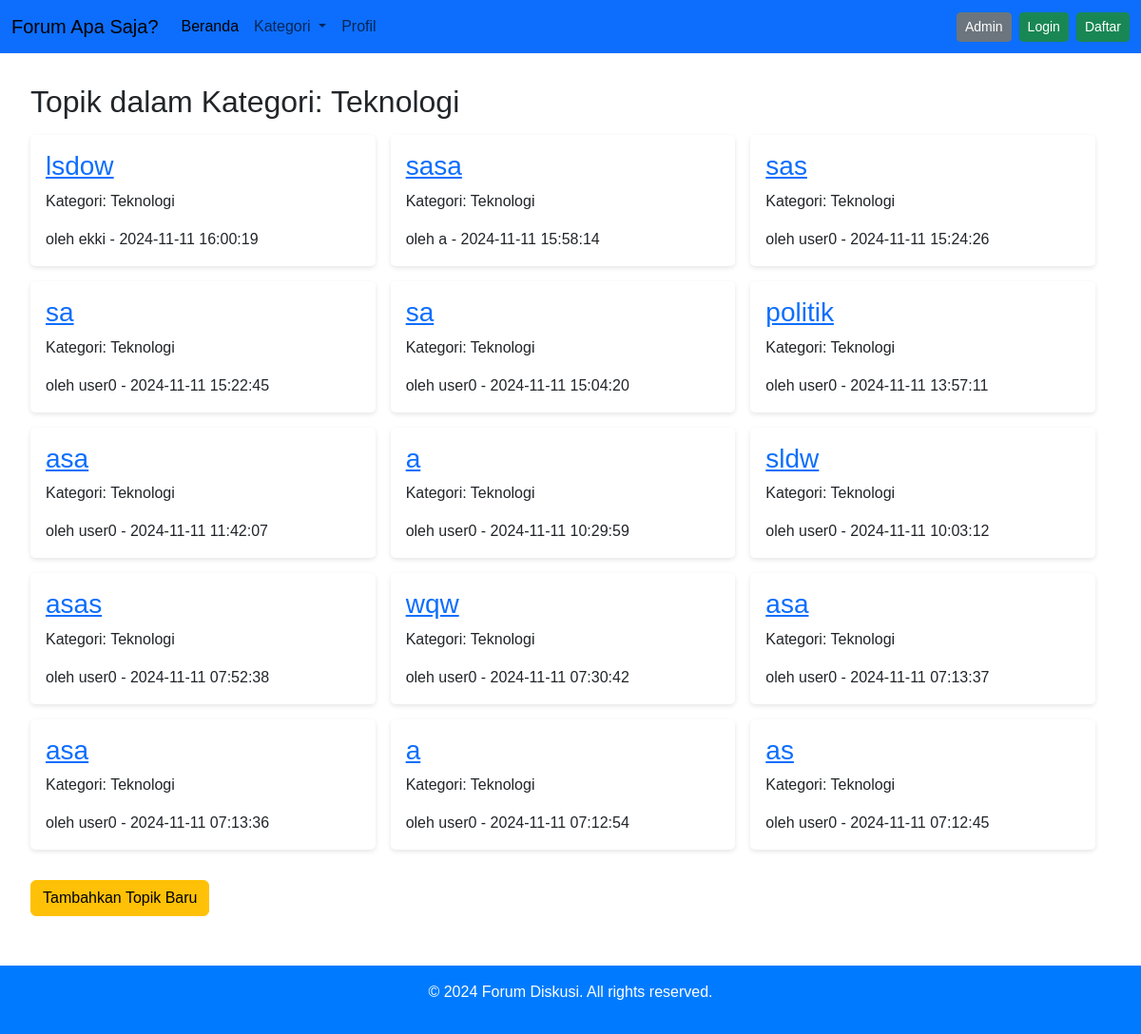
The app's page /index.php?category_id=1 with its own data.
### tables this page shows
CREATE TABLE `categories` (
  `id` int(11) NOT NULL,
  `name` varchar(100) NOT NULL,
  `description` text DEFAULT NULL,
  `created_at` timestamp NOT NULL DEFAULT current_timestamp()
);

CREATE TABLE `topics` (
  `id` int(11) NOT NULL,
  `user_id` int(11) NOT NULL,
  `category_id` int(11) NOT NULL,
  `title` varchar(255) NOT NULL,
  `content` text NOT NULL,
  `created_at` timestamp NOT NULL DEFAULT current_timestamp()
);

CREATE TABLE `users` (
  `id` int(11) NOT NULL,
  `username` varchar(50) NOT NULL,
  `email` varchar(100) NOT NULL,
  `password` varchar(255) NOT NULL,
  `created_at` timestamp NOT NULL DEFAULT current_timestamp()
);

### index.php (the view, shortened to what this page needs)
<?php
include 'db.php';
$categoryId = isset($_GET['category_id']) ? (int)$_GET['category_id'] : null;
$query = "SELECT topics.id, topics.title, topics.created_at, users.username, categories.name AS category
          FROM topics
          JOIN users ON topics.user_id = users.id
          JOIN categories ON topics.category_id = categories.id";
if ($categoryId) {
  $query .= " WHERE categories.id = :category_id";
}
$query .= " ORDER BY topics.created_at DESC";
$stmt = $pdo->prepare($query);
if ($categoryId) {
  $stmt->bindParam(':category_id', $categoryId, PDO::PARAM_INT);
}
$stmt->execute();
$topics = $stmt->fetchAll();
?>
<!DOCTYPE html>
<html lang="en">
<head>
  <link rel="stylesheet" href="css/gayaDpn.css">
  <link href="https://cdn.jsdelivr.net/npm/bootstrap@5.3.3/dist/css/bootstrap.min.css" rel="stylesheet">
</head>
<body>
  <nav class="navbar navbar-expand-lg bg-primary">
    <div class="container-fluid">
      <a class="navbar-brand" href="index.php">Forum Apa Saja?</a>
      <div class="collapse navbar-collapse" id="navbarNav">
        <ul class="navbar-nav me-auto mb-2 mb-lg-0">
          <li class="nav-item">
            <a class="nav-link active" aria-current="page" href="index.php">Beranda</a>
          </li>
          <li class="nav-item dropdown">
            <a class="nav-link dropdown-toggle" href="#" role="button" data-bs-toggle="dropdown" aria-expanded="false">
              Kategori
            </a>
          </li>
          <li class="nav-item">
            <a class="nav-link" href="#">Profil</a>
          </li>
        </ul>
        <ul class="navbar-nav ms-auto">
          <?php if (isset($_SESSION['username'])): ?>
            <li class="nav-item">
              <span class="nav-link">Selamat datang, <?php echo htmlspecialchars($_SESSION['username']); ?></span>
            </li>
            <li class="nav-item">
              <a href="logout.php" class="btn btn-danger btn-sm">Logout</a>
            </li>
          <?php else: ?>
            <li class="nav-item">
              <button class="btn btn-secondary btn-sm me-2" data-bs-toggle="modal" data-bs-target="#adminModal">Admin</button>
            </li>
            <li class="nav-item">
              <a href="login.php" class="btn btn-success btn-sm me-2">Login</a>
            </li>
            <li class="nav-item">
              <a href="register.php" class="btn btn-success btn-sm">Daftar</a>
            </li>
          <?php endif; ?>
        </ul>
      </div>
    </div>
  </nav>
  <main>
    <section class="topics">
      <h2>
        <?php
        if ($categoryId) {
          if (!empty($topics)) {
            echo "Topik dalam Kategori: " . htmlspecialchars($topics[0]['category']);
          } else {
            echo "Tidak ada topik dalam kategori ini.";
          }
        } else {
          echo "Topik Terbaru";
        }
        ?>
      </h2>
      <div class="topic-list">
        <?php if (!empty($topics)): ?>
          <?php foreach ($topics as $topic): ?>
            <div class="topic-item">
              <h3><a href="topic-detail.php?id=<?php echo $topic['id']; ?>"><?php echo htmlspecialchars($topic['title']); ?></a></h3>
              <p>Kategori: <?php echo htmlspecialchars($topic['category']); ?></p>
              <span>oleh <?php echo htmlspecialchars($topic['username']); ?> - <?php echo $topic['created_at']; ?></span>
            </div>
          <?php endforeach; ?>
        <?php else: ?>
          <p>Tidak ada topik dalam kategori ini.</p>
        <?php endif; ?>
      </div>
    </section>
    <?php if (isset($_SESSION['user_id'])): ?>
      <button class="btn btn-primary" onclick="toggleAddTopicForm()">Tambahkan Topik Baru</button>
      <form action="post-topic.php" method="POST" id="add-topic-form" style="display: none;">
        <label for="title">Judul Topik</label>
        <input type="text" id="title" name="title" required>
        <label for="category">Kategori</label>
        <select id="category" name="category" required>
          <option value="1">Teknologi</option>
          <option value="2">Sains</option>
          <option value="3">Musik</option>
          <option value="4">Olahraga</option>
          <option value="5">Film</option>
          <option value="6">Curhat</option>
        </select>
        <label for="content">Isi Topik</label>
        <textarea id="content" name="content" rows="5" required></textarea>
        <button type="submit" class="btn btn-success">Posting Topik</button>
      </form>
    <?php else: ?>
      <button class="btn btn-warning" onclick="showLoginWarning()">Tambahkan Topik Baru</button>
    <?php endif; ?>
  </main>
  <footer>
    <p>&copy; 2024 Forum Diskusi. All rights reserved.</p>
  </footer>
</body>
</html>

### css/gayaDpn.css (style rules this page uses)
* { margin: 0; padding: 0; box-sizing: border-box; font-family: Arial, sans-serif; }
body { background-color: #f5f5f5; color: #333; }
main { padding: 2rem; }
.categories, .topics { margin-bottom: 2rem; }
.categories h2, .topics h2 { margin-bottom: 1rem; }
.category-list, .topic-list { display: flex; gap: 1rem; flex-wrap: wrap; }
.category-item, .topic-item { background-color: #fff; padding: 1rem; border-radius: 5px; box-shadow: 0 2px 5px rgba(0, 0, 0, 0.1); width: calc(33.333% - 1rem); }
footer { text-align: center; padding: 1rem; background-color: #007bff; color: #fff; margin-top: 20px; }

### records on screen
categories: name "Teknologi"
topics: title "lsdow", category.name "Teknologi", user.username "ekki", created_at "2024-11-11 16:00:19"
topics: title "sasa", category.name "Teknologi", user.username "a", created_at "2024-11-11 15:58:14"
topics: title "sas", category.name "Teknologi", user.username "user0", created_at "2024-11-11 15:24:26"
topics: title "sa", category.name "Teknologi", user.username "user0", created_at "2024-11-11 15:22:45"
topics: title "sa", category.name "Teknologi", user.username "user0", created_at "2024-11-11 15:04:20"
topics: title "politik", category.name "Teknologi", user.username "user0", created_at "2024-11-11 13:57:11"
topics: title "asa", category.name "Teknologi", user.username "user0", created_at "2024-11-11 11:42:07"
topics: title "a", category.name "Teknologi", user.username "user0", created_at "2024-11-11 10:29:59"
topics: title "sldw", category.name "Teknologi", user.username "user0", created_at "2024-11-11 10:03:12"
topics: title "asas", category.name "Teknologi", user.username "user0", created_at "2024-11-11 07:52:38"
topics: title "wqw", category.name "Teknologi", user.username "user0", created_at "2024-11-11 07:30:42"
topics: title "asa", category.name "Teknologi", user.username "user0", created_at "2024-11-11 07:13:37"
topics: title "asa", category.name "Teknologi", user.username "user0", created_at "2024-11-11 07:13:36"
topics: title "a", category.name "Teknologi", user.username "user0", created_at "2024-11-11 07:12:54"
topics: title "as", category.name "Teknologi", user.username "user0", created_at "2024-11-11 07:12:45"
